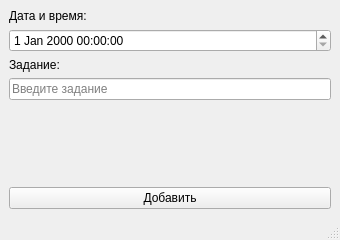
<?xml version="1.0" encoding="UTF-8"?>
<ui version="4.0">
 <class>NewWorkTask</class>
 <widget class="QMainWindow" name="NewWorkTask">
  <property name="windowModality">
   <enum>Qt::WindowModal</enum>
  </property>
  <property name="geometry">
   <rect>
    <x>0</x>
    <y>0</y>
    <width>340</width>
    <height>240</height>
   </rect>
  </property>
  <property name="minimumSize">
   <size>
    <width>340</width>
    <height>240</height>
   </size>
  </property>
  <property name="maximumSize">
   <size>
    <width>16777215</width>
    <height>240</height>
   </size>
  </property>
  <property name="windowTitle">
   <string>Добавить рабочее задание</string>
  </property>
  <property name="windowIcon">
   <iconset resource="resource.qrc">
    <normaloff>:/icon/icon.ico</normaloff>:/icon/icon.ico</iconset>
  </property>
  <widget class="QWidget" name="centralwidget">
   <layout class="QVBoxLayout" name="verticalLayout_2">
    <item>
     <layout class="QVBoxLayout" name="verticalLayout">
      <item>
       <widget class="QLabel" name="label">
        <property name="text">
         <string>Дата и время:</string>
        </property>
       </widget>
      </item>
      <item>
       <widget class="QDateTimeEdit" name="dateTimeEdit"/>
      </item>
      <item>
       <widget class="QLabel" name="label_2">
        <property name="text">
         <string>Задание:</string>
        </property>
       </widget>
      </item>
      <item>
       <widget class="QLineEdit" name="task_lineEdit">
        <property name="placeholderText">
         <string>Введите задание</string>
        </property>
       </widget>
      </item>
      <item>
       <spacer name="verticalSpacer">
        <property name="orientation">
         <enum>Qt::Vertical</enum>
        </property>
        <property name="sizeHint" stdset="0">
         <size>
          <width>20</width>
          <height>40</height>
         </size>
        </property>
       </spacer>
      </item>
      <item>
       <widget class="QPushButton" name="add_pushButton">
        <property name="text">
         <string>Добавить</string>
        </property>
       </widget>
      </item>
     </layout>
    </item>
   </layout>
  </widget>
  <widget class="QMenuBar" name="menubar">
   <property name="geometry">
    <rect>
     <x>0</x>
     <y>0</y>
     <width>340</width>
     <height>21</height>
    </rect>
   </property>
  </widget>
  <widget class="QStatusBar" name="statusbar"/>
 </widget>
 <resources>
  <include location="resource.qrc"/>
 </resources>
 <connections/>
</ui>
